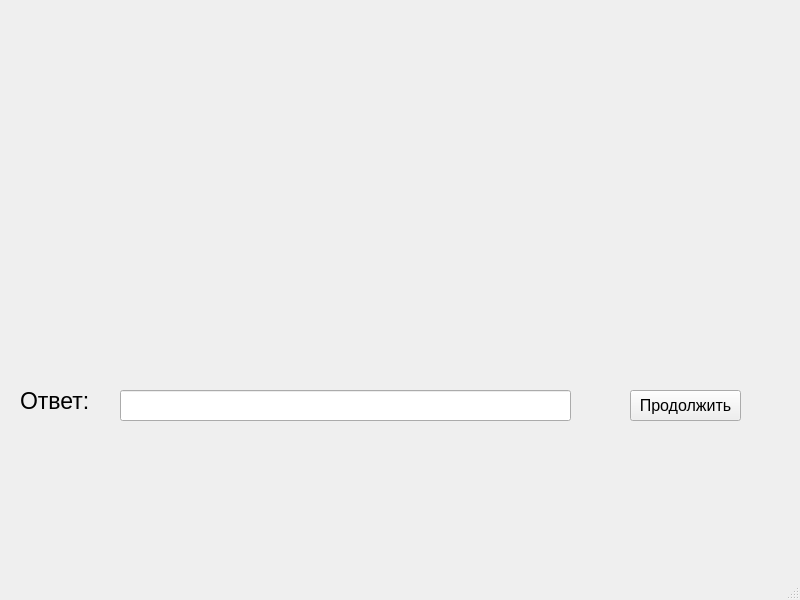
<?xml version="1.0" encoding="UTF-8"?>
<ui version="4.0">
 <class>MainWindow</class>
 <widget class="QMainWindow" name="MainWindow">
  <property name="geometry">
   <rect>
    <x>0</x>
    <y>0</y>
    <width>800</width>
    <height>600</height>
   </rect>
  </property>
  <property name="windowTitle">
   <string>MainWindow</string>
  </property>
  <widget class="QWidget" name="centralwidget">
   <widget class="QLabel" name="label_2">
    <property name="geometry">
     <rect>
      <x>20</x>
      <y>380</y>
      <width>101</width>
      <height>41</height>
     </rect>
    </property>
    <property name="font">
     <font>
      <pointsize>17</pointsize>
     </font>
    </property>
    <property name="text">
     <string>Ответ:</string>
    </property>
   </widget>
   <widget class="QLabel" name="label">
    <property name="geometry">
     <rect>
      <x>0</x>
      <y>170</y>
      <width>801</width>
      <height>151</height>
     </rect>
    </property>
    <property name="text">
     <string/>
    </property>
    <property name="pixmap">
     <pixmap>../../../image/firstTask/fourthImage/photo_2024-05-15_21-26-08.jpg</pixmap>
    </property>
   </widget>
   <widget class="QLineEdit" name="lineEdit">
    <property name="geometry">
     <rect>
      <x>120</x>
      <y>390</y>
      <width>451</width>
      <height>31</height>
     </rect>
    </property>
    <property name="font">
     <font>
      <pointsize>17</pointsize>
     </font>
    </property>
   </widget>
   <widget class="QPushButton" name="pushButton">
    <property name="geometry">
     <rect>
      <x>630</x>
      <y>390</y>
      <width>111</width>
      <height>31</height>
     </rect>
    </property>
    <property name="font">
     <font>
      <pointsize>12</pointsize>
     </font>
    </property>
    <property name="text">
     <string>Продолжить</string>
    </property>
   </widget>
  </widget>
  <widget class="QStatusBar" name="statusbar"/>
 </widget>
 <resources/>
 <connections/>
</ui>
